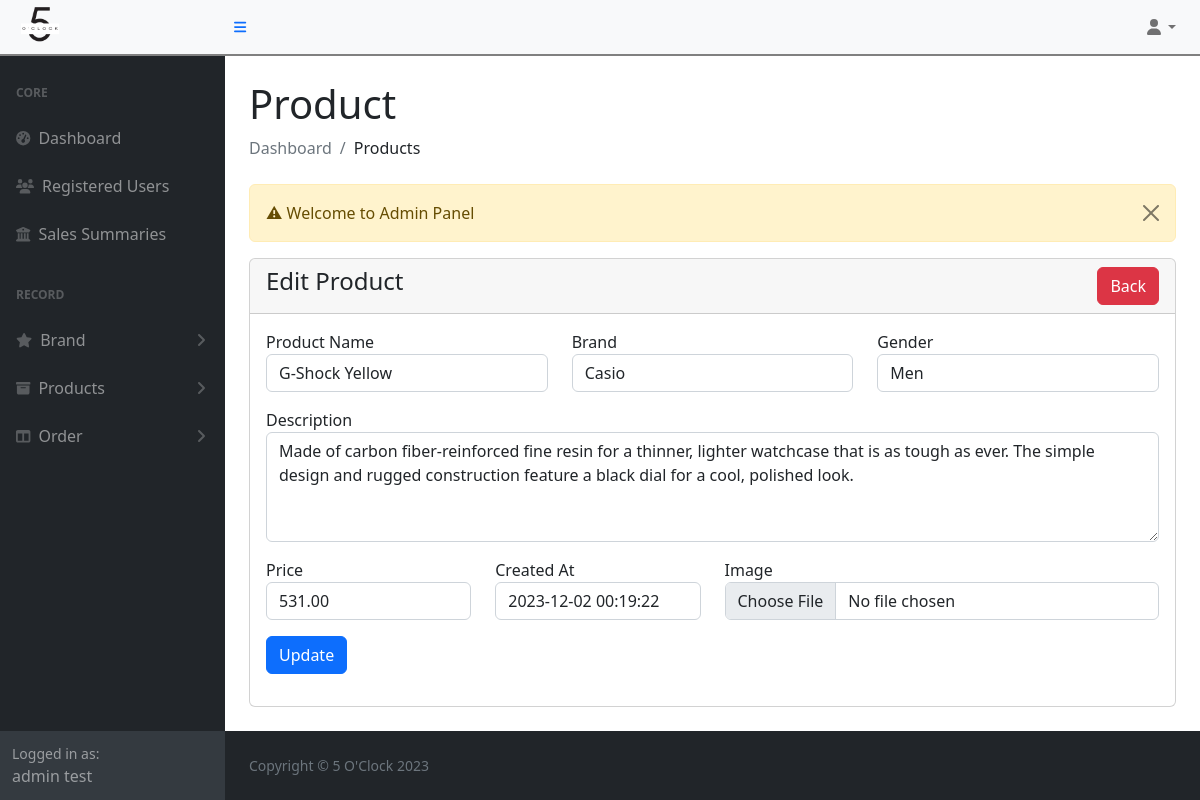
The page /ecommerce/admin/product-edit.php?product_id=15 (signed in) on the database its author committed.
### tables this page shows
CREATE TABLE `products` (
  `product_id` int(11) NOT NULL,
  `brand_id` int(11) DEFAULT NULL,
  `name` varchar(255) NOT NULL,
  `description` text DEFAULT NULL,
  `price` decimal(10,2) NOT NULL,
  `image` varchar(255) NOT NULL,
  `created_at` datetime NOT NULL DEFAULT current_timestamp(),
  `gender` enum('Men','Women') NOT NULL
);

CREATE TABLE `brand` (
  `brand_id` int(11) NOT NULL,
  `name` varchar(191) NOT NULL,
  `description` text NOT NULL,
  `created_at` datetime NOT NULL DEFAULT current_timestamp()
);

### ecommerce/admin/product-edit.php (the view, shortened to what this page needs)
<?php
include('authentication.php');
include('includes/header.php');
?>
<div class="container-fluid px-4">
    <h1 class="mt-4">Product</h1>
    <ol class="breadcrumb mb-4">
        <li class="breadcrumb-item active">Dashboard</li>
        <li class="breadcrumb-item">Products</li>
    </ol>
    <div class="row">
        <div class="col-md-12">
        <?php include('message.php'); ?>
            <div class="card">
                <div class="card-header">
                    <h4>Edit Product
                    <a href="product-view.php" class="btn btn-danger float-end">Back</a>
                    </h4>
                </div>
                <div class="card-body">
                    <?php
                    if(isset($_GET['product_id']))
                    {
                        $product_id = $_GET['product_id'];
                        $query = "SELECT * FROM products WHERE product_id='$product_id' ";
                        $query_run = mysqli_query($con, $query);
                        if(mysqli_num_rows($query_run) > 0)
                        {
                            $product = mysqli_fetch_array($query_run);
                            ?>
                        <form action="crud.php" method="post" autocomplete="off" enctype="multipart/form-data">
                        <div class="row">
                            <div class="col-md-4 mb-3">
                                <label for="">Product Name</label>
                                <input type="text" name="name" class="form-control" value="<?=$product['name']?>">
                            </div>
                            <div class="col-md-4 mb-3">
                                <label for="">Brand</label>
                                <?php
                                $brand = "SELECT * FROM brand";
                                $brand_run = mysqli_query($con, $brand);
                                if(mysqli_num_rows($brand_run) > 0)
                                {
                                    ?>
                                    <select name="brand_id" class="form-control" required oninvalid="this.setCustomValidity('Select the product brand')" oninput="this.setCustomValidity('')" >
                                        <?php
                                            foreach($brand_run as $brand_item){
                                            ?>
                                            <option value="<?=$brand_item['brand_id']?>"<?=$brand_item['brand_id'] == $product['brand_id'] ? 'selected' : '' ?> >
                                            <?=$brand_item['name'] ?></option>
                                            <?php
                                            }
                                        ?>
                                    </select>
                                    <?php
                                }
                                else
                                {
                                    echo "<h5>No Brand Available</h5>";
                                }
                                ?>
                            </div>
                            <div class="col-md-4 mb-3">
                                <label for="">Gender</label>
                                    <select name="gender" class="form-control" required oninvalid="this.setCustomValidity('Select the gender type')" oninput="this.setCustomValidity('')" >
                                        <option value="Men"<?= $product['gender'] == 'Men' ? ' selected' : '' ?>>Men</option>
                                    </select>
                            </div>
                            <div class="col-md-12 mb-3">
                                <label for="">Description</label>
                                <textarea name="description" class="form-control" rows="4"><?=$product['description']?></textarea>
                            </div>
                            <div class="col-md-3 mb-3">
                                <label for="">Price</label>
                                <input type="number" name="price" class="form-control" value="<?=$product['price']?>" />
                            </div>
                            <div class="col-md-3 mb-3">
                                <label for="">Created At</label>
                                <input readonly type="text" class="form-control" value="<?=$product['created_at']?>" />
                            </div>
                            <div class="col-md-6 mb-3">
                                <label for="">Image</label>
                                <input type="file" name="image" class="form-control">
                            </div>
                            <div class="col-md-12 mb-3">
                                <button type="submit" name="update_pro" class="btn btn-primary">Update</button>
                            </div>
                        </div>
                        </form>
                        <?php
                        }
                        else
                        {
                            echo "<h4>No Record Found</h4>";
                        }
                    }
                        ?>
                </div>
            </div>
        </div>
    </div>
</div>
<?php
include('includes/footer.php');
include('includes/scripts.php');
?>

### rows shown on the page
products: name "G-Shock Yellow", brand_id "Casio", gender "Men", description "Made of carbon fiber-reinforced fine resin for a thinner, lighter watchcase that is as tough as ever. The simple design and rugged construction feature a black dial for a cool, polished look.", price "531.00", created_at "2023-12-02 00:19:22"

### other values the page prints
$_SESSION['auth_user']['user_name'] "admin test"
$_SESSION['message'] "Welcome to Admin Panel"
